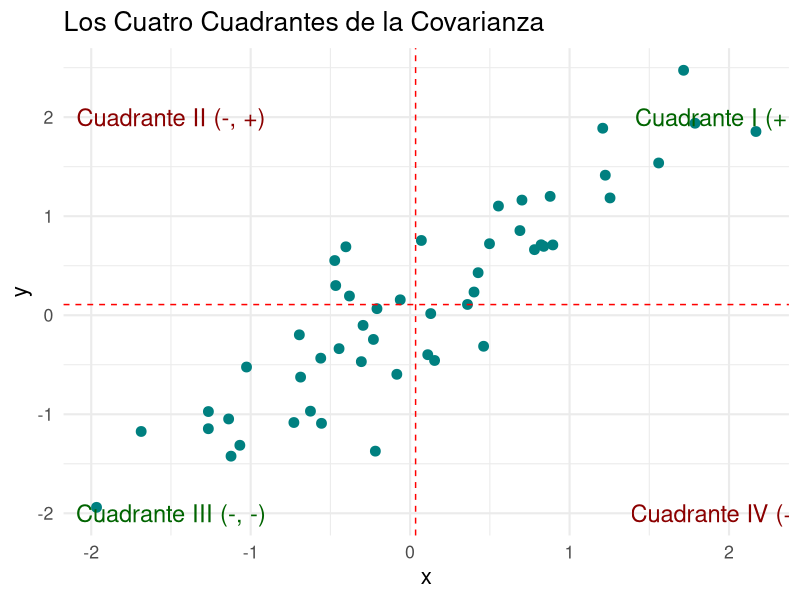
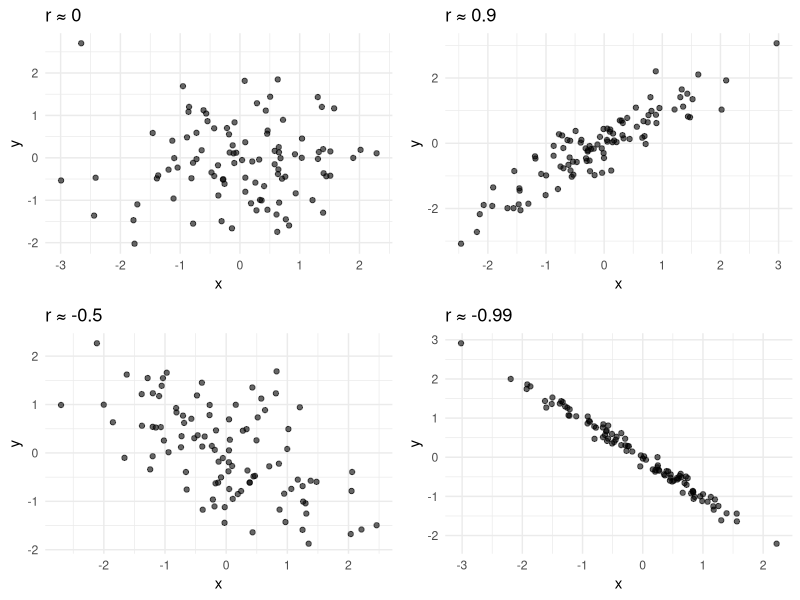
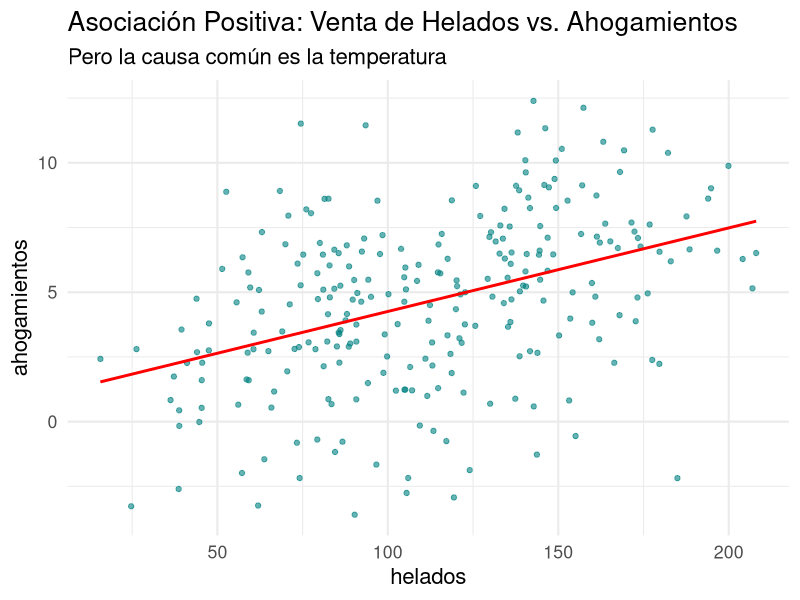
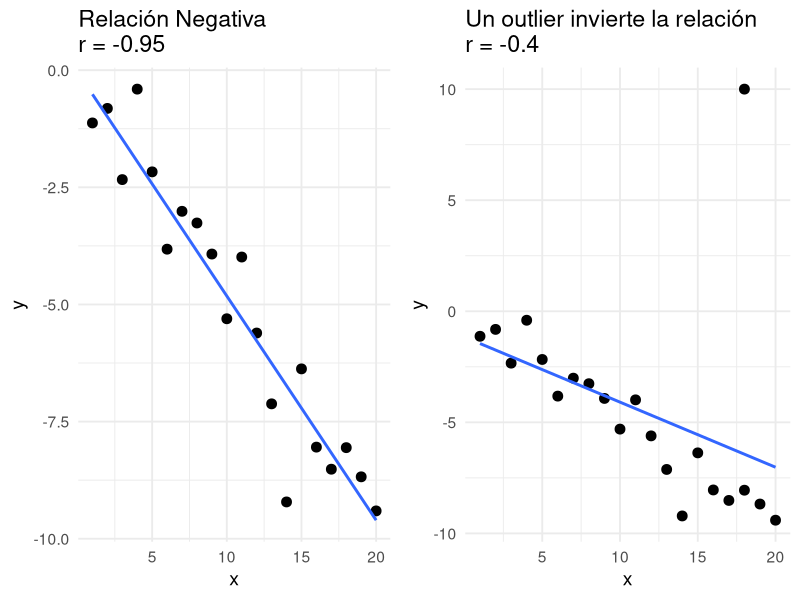

The R script that drew these images, in order: (Note: this script raises an error after producing the figures.)
## ---- chunk 1
library(tidyverse)
set.seed(123)
datos_cov <- tibble(x = rnorm(50), y = x + rnorm(50, 0, 0.5))
mean_x <- mean(datos_cov$x)
mean_y <- mean(datos_cov$y)
ggplot(datos_cov, aes(x, y)) +
  geom_point(size=3, color="#008080") +
  geom_vline(xintercept = mean_x, color = "red", linetype = "dashed") +
  geom_hline(yintercept = mean_y, color = "red", linetype = "dashed") +
  annotate("text", x = 2, y = 2, label = "Cuadrante I (+, +)", color = "darkgreen", size=6) +
  annotate("text", x = -1.5, y = 2, label = "Cuadrante II (-, +)", color = "darkred", size=6) +
  annotate("text", x = -1.5, y = -2, label = "Cuadrante III (-, -)", color = "darkgreen", size=6) +
  annotate("text", x = 2, y = -2, label = "Cuadrante IV (+, -)", color = "darkred", size=6) +
  labs(title="Los Cuatro Cuadrantes de la Covarianza") +
  theme_minimal(base_size=16)
## ---- chunk 2


library(ggplot2)
library(gridExtra)

# Función corregida para generar datos correlacionados
crear_datos <- function(n, cor) {
  x <- rnorm(n) # Generamos x una sola vez
  # Calculamos y basándonos en el vector x específico
  # Fórmula: Y = rho * X + sqrt(1 - rho^2) * Z
  y <- cor * x + sqrt(1 - cor^2) * rnorm(n)
  
  data.frame(x = x, y = y)
}

set.seed(42)

# Generación de los gráficos
g0 <- ggplot(crear_datos(100, 0), aes(x, y)) + 
  geom_point(alpha = 0.6) + 
  labs(title = "r ≈ 0") +
  theme_minimal()

g_neg05 <- ggplot(crear_datos(100, -0.5), aes(x, y)) + 
  geom_point(alpha = 0.6) + 
  labs(title = "r ≈ -0.5") +
  theme_minimal()

g_pos09 <- ggplot(crear_datos(100, 0.9), aes(x, y)) + 
  geom_point(alpha = 0.6) + 
  labs(title = "r ≈ 0.9") +
  theme_minimal()

g_neg099 <- ggplot(crear_datos(100, -0.99), aes(x, y)) + 
  geom_point(alpha = 0.6) + 
  labs(title = "r ≈ -0.99") +
  theme_minimal()

# Visualización conjunta
grid.arrange(g0, g_pos09, g_neg05, g_neg099, ncol = 2)

## ---- chunk 3
# Datos simulados para el ejemplo
set.seed(123)
datos_esp <- tibble(
  temperatura = rep(10:35, each=10),
  helados = temperatura * 5 + rnorm(260, 0, 20),
  ahogamientos = temperatura * 0.2 + rnorm(260, 0, 3)
)
ggplot(datos_esp, aes(x = helados, y = ahogamientos)) +
  geom_point(color = "#008080", alpha=0.6) +
  geom_smooth(method="lm", color="red", se=FALSE) +
  labs(title="Asociación Positiva: Venta de Helados vs. Ahogamientos",
       subtitle="Pero la causa común es la temperatura") +
  theme_minimal(base_size=16)
## ---- chunk 4
set.seed(1)
datos_outlier <- tibble(x = 1:20, y = -0.5*x + rnorm(20))
r1 <- cor(datos_outlier$x, datos_outlier$y)
p1 <- ggplot(datos_outlier, aes(x,y)) + geom_point(size=3) + geom_smooth(method="lm", se=F) + labs(title=paste("Relación Negativa\nr =", round(r1,2))) + theme_minimal(base_size=14)

datos_outlier_mod <- bind_rows(datos_outlier, tibble(x=18, y=10))
r2 <- cor(datos_outlier_mod$x, datos_outlier_mod$y)
p2 <- ggplot(datos_outlier_mod, aes(x,y)) + geom_point(size=3) + geom_smooth(method="lm", se=F) + labs(title=paste("Un outlier invierte la relación\nr =", round(r2,2))) + theme_minimal(base_size=14)

gridExtra::grid.arrange(p1, p2, ncol = 2)
## ---- chunk 5

library(haven)

# Carga de ENUT y preparación
url_enut <- "https://www.ine.gob.cl/docs/default-source/uso-del-tiempo-tiempo-libre/bbdd/ii-enut/250403-ii-enut-bdd-r-v2.zip?sfvrsn=87682f16_7"
archivo_interno <- "250403-ii-enut-bdd-r-v2.RDS"
enut <- rio::import(url_enut, which = archivo_interno)

enut_trabajo <- enut %>%
  filter(tiempo == 1) %>%
  mutate(
    sexo_factor = as_factor(sexo),
    p_tdnr_dt_factor = as_factor(p_tdnr_dt),
    t_tnr_dt = na_if(t_tnr_dt, 96),
    t_tcnr_dt = na_if(t_tcnr_dt, 96),
    t_to_dt = na_if(t_to_dt, 96),
    t_tdnr_dt = na_if(t_tdnr_dt, 96)
  )



ggplot(enut_trabajo, aes(x = edad, y = t_tnr_dt)) +
  geom_point(alpha = 0.05, color="#008080") +
  geom_smooth(color="red", se = FALSE, method = "loess") +
  labs(
    title = "Relación Curvilínea: Edad y Trabajo No Remunerado",
    subtitle = paste("Correlación lineal (r) ≈", round(cor(enut_trabajo$edad, enut_trabajo$t_tnr_dt, use="complete.obs"), 2)),
    x = "Edad", y = "Horas diarias de trabajo no remunerado"
  ) +
  theme_minimal(base_size = 14)
